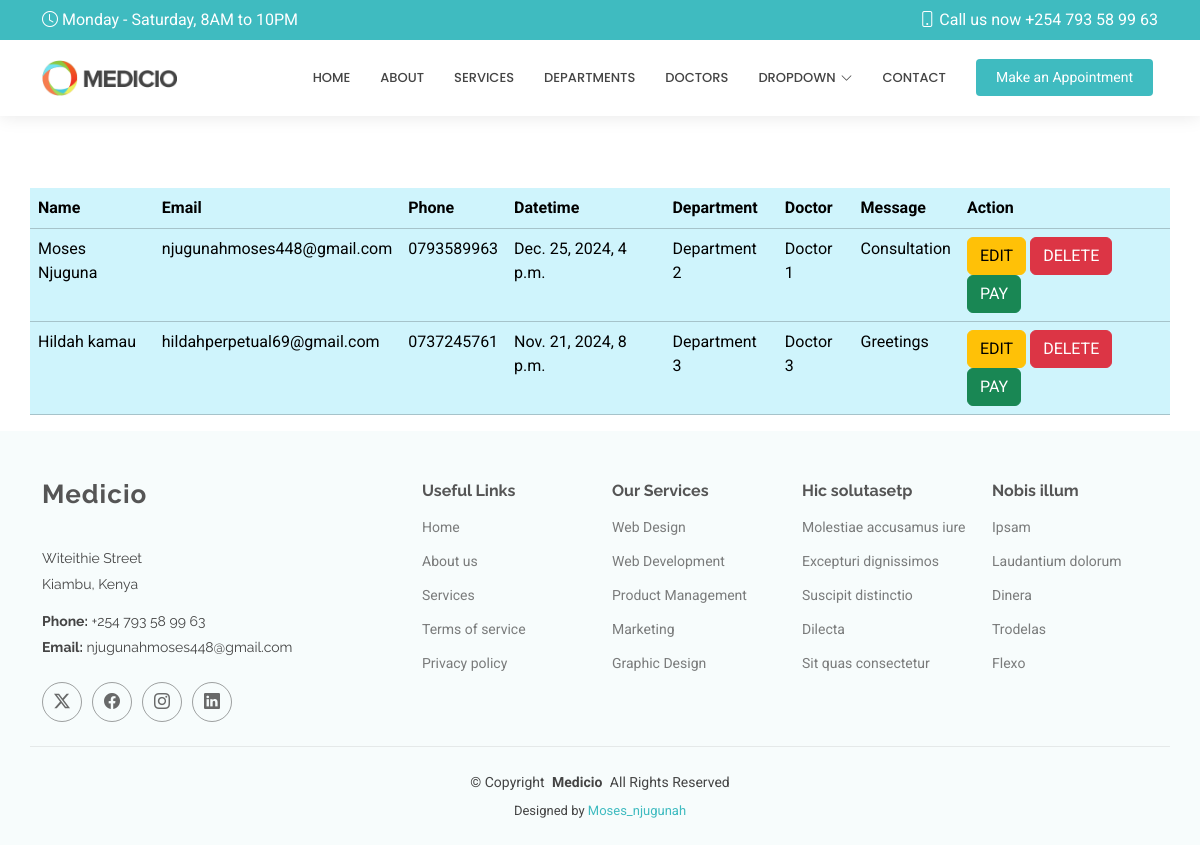
Page /show/ on the committed database.
### myapp/models.py (models this page shows, shortened)
class Appointment(models.Model):
    name = models.CharField(max_length=50)
    email = models.EmailField()
    phone = models.CharField(max_length=20)
    datetime = models.DateTimeField()
    department = models.CharField(max_length=50)
    doctor = models.CharField(max_length=50)
    message = models.TextField()

### myapp/views.py (the view)
# urls.py: path('show/', views.show, name='show'),
def show(request):
    allappointments = Appointment.objects.all()
    return render(request, 'show.html', {'allappointments': allappointments})

### templates/show.html
{% extends 'starter-page.html' %}
{% load static %}
{% block body %}
    <br><br><br>
    <table class="table table-info container">
    <tr>
        <th>Name</th>
        <th>Email</th>
        <th>Phone </th>
        <th>Datetime</th>
        <th>Department</th>
        <th>Doctor</th>
        <th>Message</th>
        <th>Action</th>
    </tr>
    {% for x in allappointments %}
        <tr>
            <td>{{ x.name }}</td>
            <td>{{ x.email }}</td>
            <td>{{ x.phone }}</td>
            <td>{{ x.datetime }}</td>
            <td>{{ x.department }}</td>
            <td>{{ x.doctor }}</td>
            <td>{{ x.message }}</td>
            <td>
                <a href="" class="btn btn-warning">EDIT</a>
                <a href="/delete/{{ x.id }}" class="btn btn-danger">DELETE</a>
                <a href="" class="btn btn-success">PAY</a>
            </td>
        </tr>
    {% endfor %}
    </table>
{% endblock %}

### templates/starter-page.html (shortened to what this page needs)
<!DOCTYPE html>
<html lang="en">
<head>
  {% load static %}
  <link href="{% static 'assets/vendor/bootstrap/css/bootstrap.min.css' %}" rel="stylesheet">
  <link href="{% static 'assets/vendor/bootstrap-icons/bootstrap-icons.css' %}" rel="stylesheet">
  <link href="{% static 'assets/vendor/aos/aos.css' %}" rel="stylesheet">
  <link href="{% static 'assets/vendor/fontawesome-free/css/all.min.css' %}" rel="stylesheet">
  <link href="{% static 'assets/vendor/glightbox/css/glightbox.min.css' %}" rel="stylesheet">
  <link href="{% static 'assets/vendor/swiper/swiper-bundle.min.css' %}" rel="stylesheet">
  <link href="{% static 'assets/css/main.css' %}" rel="stylesheet">
</head>
<body class="starter-page-page">
  <header id="header" class="header sticky-top">
    <div class="topbar d-flex align-items-center">
      <div class="container d-flex justify-content-center justify-content-md-between">
        <div class="d-none d-md-flex align-items-center">
          <i class="bi bi-clock me-1"></i> Monday - Saturday, 8AM to 10PM
        </div>
        <div class="d-flex align-items-center">
          <i class="bi bi-phone me-1"></i> Call us now +254 793 58 99 63
        </div>
      </div>
    </div>
    <div class="branding d-flex align-items-center">
      <div class="container position-relative d-flex align-items-center justify-content-end">
        <a href="index.html" class="logo d-flex align-items-center me-auto">
            <img src="{% static 'assets/img/logo.png' %}" alt="">
        </a>
        <nav id="navmenu" class="navmenu">
          <ul>
            <li><a href="{% url 'index' %}">Home</a></li>
            <li><a href="{% url 'about' %}">About</a></li>
            <li><a href="{% url 'myservice' %}">Services</a></li>
            <li><a href="#departments">Departments</a></li>
            <li><a href="#doctors">Doctors</a></li>
            <li class="dropdown"><a href="#"><span>Dropdown</span> <i class="bi bi-chevron-down toggle-dropdown"></i></a>
            </li>
            <li><a href="#contact">Contact</a></li>
          </ul>
        </nav>
        <a class="cta-btn" href="index.html#appointment">Make an Appointment</a>
      </div>
    </div>
  </header>
  <main class="main">
      {% block body %}
      {% endblock %}
  </main>
  <footer id="footer" class="footer light-background">
    <div class="container footer-top">
      <div class="row gy-4">
        <div class="col-lg-4 col-md-6 footer-about">
          <a href="index.html" class="logo d-flex align-items-center">
            <span class="sitename">Medicio</span>
          </a>
          <div class="footer-contact pt-3">
            <p>Witeithie Street</p>
            <p>Kiambu, Kenya</p>
            <p class="mt-3"><strong>Phone:</strong> <span>+254 793 58 99 63</span></p>
            <p><strong>Email:</strong> <span>njugunahmoses448@gmail.com</span></p>
          </div>
          <div class="social-links d-flex mt-4">
            <a href=""><i class="bi bi-twitter-x"></i></a>
            <a href=""><i class="bi bi-facebook"></i></a>
            <a href=""><i class="bi bi-instagram"></i></a>
            <a href=""><i class="bi bi-linkedin"></i></a>
          </div>
        </div>
        <div class="col-lg-2 col-md-3 footer-links">
          <h4>Useful Links</h4>
          <ul>
            <li><a href="#">Home</a></li>
            <li><a href="#">About us</a></li>
            <li><a href="#">Services</a></li>
            <li><a href="#">Terms of service</a></li>
            <li><a href="#">Privacy policy</a></li>
          </ul>
        </div>
        <div class="col-lg-2 col-md-3 footer-links">
          <h4>Our Services</h4>
          <ul>
            <li><a href="#">Web Design</a></li>
            <li><a href="#">Web Development</a></li>
            <li><a href="#">Product Management</a></li>
            <li><a href="#">Marketing</a></li>
            <li><a href="#">Graphic Design</a></li>
          </ul>
        </div>
        <div class="col-lg-2 col-md-3 footer-links">
          <h4>Hic solutasetp</h4>
          <ul>
            <li><a href="#">Molestiae accusamus iure</a></li>
            <li><a href="#">Excepturi dignissimos</a></li>
            <li><a href="#">Suscipit distinctio</a></li>
            <li><a href="#">Dilecta</a></li>
            <li><a href="#">Sit quas consectetur</a></li>
          </ul>
        </div>
        <div class="col-lg-2 col-md-3 footer-links">
          <h4>Nobis illum</h4>
          <ul>
            <li><a href="#">Ipsam</a></li>
            <li><a href="#">Laudantium dolorum</a></li>
            <li><a href="#">Dinera</a></li>
            <li><a href="#">Trodelas</a></li>
            <li><a href="#">Flexo</a></li>
          </ul>
        </div>
      </div>
    </div>
    <div class="container copyright text-center mt-4">
      <p>© <span>Copyright</span> <strong class="px-1 sitename">Medicio</strong> <span>All Rights Reserved</span></p>
      <div class="credits">
      Designed by <a href="https://www.instagram.com/moses_njugunah/?utm_source=qr&r=nametag">Moses_njugunah</a>
      </div>
    </div>
  </footer>
</body>
</html>

### static/assets/css/main.css (style rules this page uses)
:root { --default-font: "Roboto", system-ui, -apple-system, "Segoe UI", Roboto, "Helvetica Neue", Arial, "Noto Sans", "Liberation Sans", sans-serif, "Apple Color Emoji", "Segoe UI Emoji", "Segoe UI Symbol", "Noto Color Emoji"; --heading-font: "Raleway", sans-serif; --nav-font: "Poppins", sans-serif; }
:root { --background-color: #ffffff; --default-color: #444444; --heading-color: #555555; --accent-color: #3fbbc0; --surface-color: #ffffff; --contrast-color: #ffffff; }
:root { --nav-color: #444444; --nav-hover-color: #3fbbc0; --nav-mobile-background-color: #ffffff; --nav-dropdown-background-color: #ffffff; --nav-dropdown-color: #444444; --nav-dropdown-hover-color: #3fbbc0; }
.light-background { --background-color: #f7fcfc; --surface-color: #ffffff; }
:root { scroll-behavior: smooth; }
body { color: var(--default-color); background-color: var(--background-color); font-family: var(--default-font); }
a { color: var(--accent-color); text-decoration: none; transition: 0.3s; }
h1, h2, h3, h4, h5, h6 { color: var(--heading-color); font-family: var(--heading-font); }
.header { color: var(--default-color); background-color: var(--background-color); transition: all 0.5s; z-index: 997; box-shadow: 0px 0 18px rgba(0, 0, 0, 0.1); }
.header .topbar { background-color: var(--accent-color); color: var(--contrast-color); height: 40px; padding: 0; transition: all 0.5s; }
.header .branding { min-height: 60px; padding: 10px 0; }
.header .logo { line-height: 1; }
.header .logo img { max-height: 36px; margin-right: 8px; }
.header .cta-btn, .header .cta-btn:focus { color: var(--contrast-color); background: var(--accent-color); font-size: 14px; padding: 8px 20px; margin: 0 5px 0 30px; border-radius: 4px; transition: 0.3s; }
@media (min-width: 1200px) { .navmenu { padding: 0; } }
@media (min-width: 1200px) { .navmenu ul { margin: 0; padding: 0; display: flex; list-style: none; align-items: center; } }
@media (min-width: 1200px) { .navmenu li { position: relative; } }
@media (min-width: 1200px) { .navmenu a, .navmenu a:focus { color: var(--nav-color); padding: 18px 15px; font-size: 13px; font-family: var(--nav-font); font-weight: 500; text-transform: uppercase; display: flex; align-items: center; justify-content: space-between; white-space: nowrap; transition: 0.3s; } }
@media (min-width: 1200px) { .navmenu a i, .navmenu a:focus i { font-size: 12px; line-height: 0; margin-left: 5px; transition: 0.3s; } }
@media (min-width: 1200px) { .navmenu li:last-child a { padding-right: 0; } }
.footer { color: var(--default-color); background-color: var(--background-color); font-size: 14px; position: relative; }
.footer .footer-top { padding-top: 50px; }
.footer .footer-about .logo { line-height: 1; margin-bottom: 25px; }
.footer .footer-about .logo span { color: var(--heading-color); font-family: var(--heading-font); font-size: 26px; font-weight: 700; letter-spacing: 1px; }
.footer .footer-about p { font-size: 14px; font-family: var(--heading-font); }
.footer .social-links a { display: flex; align-items: center; justify-content: center; width: 40px; height: 40px; border-radius: 50%; border: 1px solid color-mix(in srgb, var(--default-color), transparent 50%); font-size: 16px; color: color-mix(in srgb, var(--default-color), transparent 20%); margin-right: 10px; transition: 0.3s; }
.footer h4 { font-size: 16px; font-weight: bold; position: relative; padding-bottom: 12px; }
.footer .footer-links { margin-bottom: 30px; }
.footer .footer-links ul { list-style: none; padding: 0; margin: 0; }
.footer .footer-links ul li { padding: 10px 0; display: flex; align-items: center; }
.footer .footer-links ul li:first-child { padding-top: 0; }
.footer .footer-links ul a { color: color-mix(in srgb, var(--default-color), transparent 30%); display: inline-block; line-height: 1; }
.footer .footer-contact p { margin-bottom: 5px; }
.footer .copyright { padding: 25px 0; border-top: 1px solid color-mix(in srgb, var(--default-color), transparent 90%); }
.footer .copyright p { margin-bottom: 0; }
.footer .credits { margin-top: 8px; font-size: 13px; }

### rows in the picture
Appointment: name "Moses Njuguna", email "njugunahmoses448@gmail.com", phone "0793589963", datetime "Dec. 25, 2024, 4 p.m.", department "Department 2", doctor "Doctor 1", message "Consultation"
Appointment: name "Hildah kamau", email "hildahperpetual69@gmail.com", phone "0737245761", datetime "Nov. 21, 2024, 8 p.m.", department "Department 3", doctor "Doctor 3", message "Greetings"
